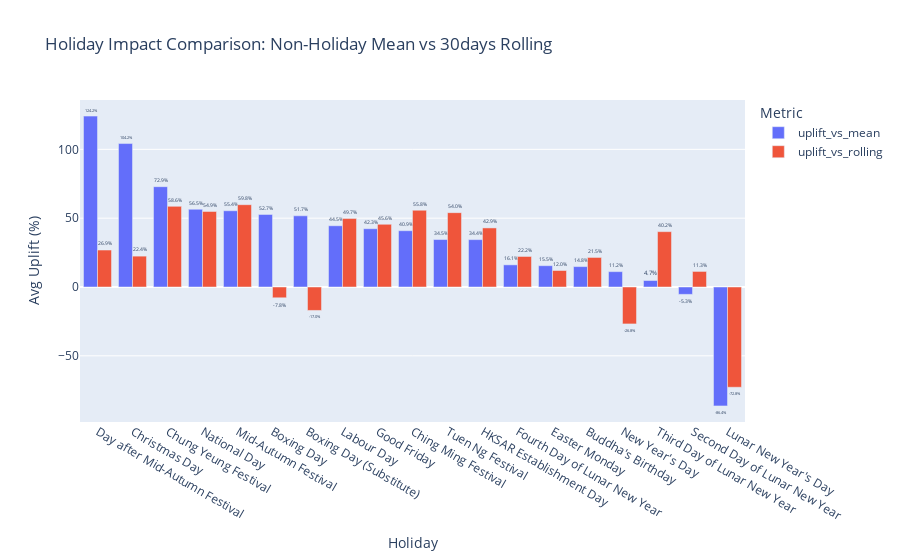

The cell this chart's notebook holds for it:
### Code cell
import pandas as pd

daily_df=retail_df.groupby(['trandate'])['amount'].sum().reset_index()


# Load holiday data
holidays_df = pd.read_csv("hong_kong_public_holidays_2014_2025_full.csv")
holidays_df['Date'] = pd.to_datetime(holidays_df['Date'])


# Merge retail data with holiday info
daily_df = daily_df.merge(holidays_df, left_on='trandate', right_on='Date', how='left')

# Create holiday flag
daily_df['is_holiday'] = daily_df['Holiday'].notna()

# Sort by date for rolling calculation
daily_df = daily_df.sort_values('trandate')

# -----------------------------
# 2. Compute non-holiday mean (baseline)
# -----------------------------
non_holiday_mean = daily_df[daily_df['Holiday'].isna()]['amount'].mean()

# Compute uplift vs non-holiday mean
daily_df['uplift_vs_mean'] = daily_df.apply(
    lambda row: ((row['amount'] - non_holiday_mean) / non_holiday_mean * 100) if row['is_holiday'] else 0,
    axis=1
)


daily_df['rolling_30d_sales'] = daily_df['amount'].rolling(window=30, min_periods=1).mean()

# Compute uplift vs rolling average
daily_df['uplift_vs_rolling'] = daily_df.apply(
    lambda row: ((row['amount'] - row['rolling_30d_sales']) / row['rolling_30d_sales'] * 100) if row['is_holiday'] else 0,
    axis=1
)

# -----------------------------
# 4. Aggregate by holiday name for both metrics
# -----------------------------
holiday_impact = (
    daily_df.dropna(subset=['Holiday'])
    .groupby('Holiday')[['uplift_vs_mean', 'uplift_vs_rolling']]
    .mean()
    .reset_index()
    .sort_values('uplift_vs_mean', ascending=False)
)

# -----------------------------
# 5. Visualization: Grouped bar chart
# -----------------------------
holiday_melted = holiday_impact.melt(id_vars='Holiday', value_vars=['uplift_vs_mean', 'uplift_vs_rolling'],
                                     var_name='Metric', value_name='Average Uplift (%)')

fig = px.bar(holiday_melted, x='Holiday', y='Average Uplift (%)', color='Metric', barmode='group',
             title='Holiday Impact Comparison: Non-Holiday Mean vs 30days Rolling',
             labels={'holiday_name': 'Holiday', 'Average Uplift (%)': 'Avg Uplift (%)'},
             text='Average Uplift (%)')
fig.update_traces(texttemplate='%{text:.1f}%', textposition='outside')
fig.show()

### Figure 1 — Plotly figure (JSON) as saved in the notebook; plotly's stock layout.template omitted (floating-point values rounded to 4 significant figures)
{"data": [{"alignmentgroup": "True", "hovertemplate": "Metric=uplift_vs_mean<br>Holiday=%{x}<br>Avg Uplift (%)=%{text}<extra></extra>", "legendgroup": "uplift_vs_mean", "marker": {"color": "#636efa", "pattern": {"shape": ""}}, "name": "uplift_vs_mean", "offsetgroup": "uplift_vs_mean", "orientation": "v", "showlegend": true, "text": [124.2, 104.2, 72.88, 56.46, 55.39, 52.71, 51.72, 44.48, 42.33, 40.9, 34.48, 34.41, 16.09, 15.47, 14.82, 11.15, 4.7, -5.348, -86.38], "textposition": "outside", "x": ["Day after Mid-Autumn Festival", "Christmas Day", "Chung Yeung Festival", "National Day", "Mid-Autumn Festival", "Boxing Day", "Boxing Day (Substitute)", "Labour Day", "Good Friday", "Ching Ming Festival", "Tuen Ng Festival", "HKSAR Establishment Day", "Fourth Day of Lunar New Year", "Easter Monday", "Buddha's Birthday", "New Year's Day", "Third Day of Lunar New Year", "Second Day of Lunar New Year", "Lunar New Year's Day"], "xaxis": "x", "y": [124.2, 104.2, 72.88, 56.46, 55.39, 52.71, 51.72, 44.48, 42.33, 40.9, 34.48, 34.41, 16.09, 15.47, 14.82, 11.15, 4.7, -5.348, -86.38], "yaxis": "y", "type": "bar", "texttemplate": "%{text:.1f}%"}, {"alignmentgroup": "True", "hovertemplate": "Metric=uplift_vs_rolling<br>Holiday=%{x}<br>Avg Uplift (%)=%{text}<extra></extra>", "legendgroup": "uplift_vs_rolling", "marker": {"color": "#EF553B", "pattern": {"shape": ""}}, "name": "uplift_vs_rolling", "offsetgroup": "uplift_vs_rolling", "orientation": "v", "showlegend": true, "text": [26.86, 22.42, 58.59, 54.87, 59.79, -7.829, -17.03, 49.72, 45.57, 55.77, 54.0, 42.91, 22.18, 11.98, 21.46, -26.83, 40.2, 11.31, -72.84], "textposition": "outside", "x": ["Day after Mid-Autumn Festival", "Christmas Day", "Chung Yeung Festival", "National Day", "Mid-Autumn Festival", "Boxing Day", "Boxing Day (Substitute)", "Labour Day", "Good Friday", "Ching Ming Festival", "Tuen Ng Festival", "HKSAR Establishment Day", "Fourth Day of Lunar New Year", "Easter Monday", "Buddha's Birthday", "New Year's Day", "Third Day of Lunar New Year", "Second Day of Lunar New Year", "Lunar New Year's Day"], "xaxis": "x", "y": [26.86, 22.42, 58.59, 54.87, 59.79, -7.829, -17.03, 49.72, 45.57, 55.77, 54.0, 42.91, 22.18, 11.98, 21.46, -26.83, 40.2, 11.31, -72.84], "yaxis": "y", "type": "bar", "texttemplate": "%{text:.1f}%"}], "layout": {"xaxis": {"anchor": "y", "domain": [0.0, 1.0], "title": {"text": "Holiday"}}, "yaxis": {"anchor": "x", "domain": [0.0, 1.0], "title": {"text": "Avg Uplift (%)"}}, "legend": {"title": {"text": "Metric"}, "tracegroupgap": 0}, "title": {"text": "Holiday Impact Comparison: Non-Holiday Mean vs 30days Rolling"}, "barmode": "group"}}
